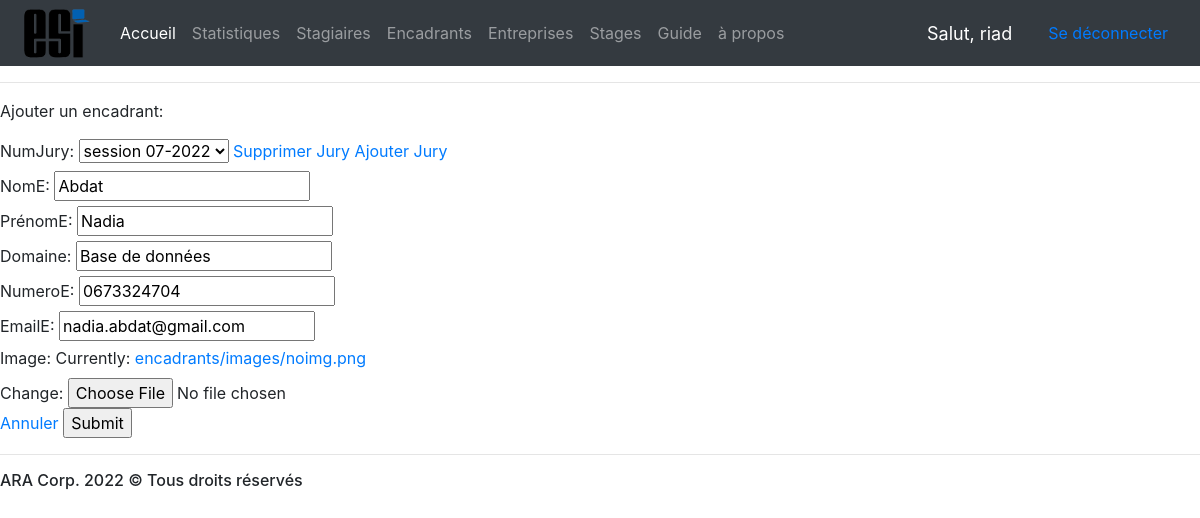
The app's page /encadrant/modifier/1 (signed in) with its own data.
### Gestion/models.py (models this page shows, shortened)
class Encadrant(models.Model):
    NomE = models.CharField(max_length=40)
    PrénomE = models.CharField(max_length=50)
    Domaine = models.CharField(max_length=50)
    NumeroE = models.CharField(max_length=10)
    EmailE = models.EmailField()
    image = models.ImageField(upload_to='encadrants/images/',default="encadrants/images/noimg.png")
    NumJury = models.ForeignKey('Jury',on_delete=models.SET_NULL,null=True,blank=True)

### Gestion/views.py (the view)
# urls.py: path('encadrant/modifier/<str:Num>',views.modifierEncadrant, name="modifierEncadrant"),
def modifierEncadrant(request,Num):
    e = Encadrant.objects.get(pk=Num)
    form = FicheEncadrant(instance=e)
    if request.method == 'POST':
        form = FicheEncadrant(request.POST,request.FILES,instance=e)
        if form.is_valid():
            form.save()
            return redirect('/encadrants')
    context = {'form':form,'encadrant':e}
    return render(request, 'encadrants/ficheEncadrant.html',context)

### Gestion/forms.py
class FicheEncadrant(ModelForm):
    class Meta:
        model = Encadrant
        fields = '__all__'

### Gestion/models.py (called while the page is built)
    def __str__(self):
        return "session "+self.session

### Gestion/templates/encadrants/ficheEncadrant.html (shortened to what this page needs)
{% extends 'main.html' %}
{% load static %}
{% block content %}
<p>Ajouter un encadrant: </p>
<form action="" method="POST" enctype="multipart/form-data">
    {{ form.NumJury.label_tag }} {{ form.NumJury }}
    {% if encadrant.NumJury != None %}
    <a href="{% url 'supprimerJury' encadrant.NumJury.pk %}">Supprimer Jury</a>
    {% endif %}
    <a href="{% url 'ajouterJury' %}">Ajouter Jury</a>
    {% for field in form %}
    <div class="fieldWrapper">
    {% if field.name != "NumJury" %}
    {{ field.label_tag }} {{ field }}
    {% endif %}
    </div>
    {% endfor %}
    <a href="{% url 'listeEncadrants' %}">Annuler</a>
    <input type="submit" name="Ajout">
</form>
{% endblock %}

### Gestion/templates/barreNavigation.html (shortened to what this page needs)
{% load static %}
<nav class="navbar navbar-expand-lg navbar-dark bg-dark">
    <a class="navbar-brand" href="{% url 'accueil' %}"><img src="{% static 'accueil/images/esi.png' %}" style="max-width: 5rem; margin-top: -20px;margin-bottom: -20px;"></a>
    <div class="collapse navbar-collapse" id="navbarNav">
      <ul class="navbar-nav">
        <li class="nav-item active">
          <a class="nav-link" href="{% url 'accueil' %}">Accueil </a>
        </li>
        <li class="nav-item">
          {% now "Y" as annéeCourrante %}
          <a class="nav-link" href="{% url 'stat' année=annéeCourrante %}">Statistiques</a>
        </li>
        <li class="nav-item">
          <a class="nav-link" href="{% url 'listeEtudiants' %}">Stagiaires</a>
        </li>
        <li class="nav-item">
          <a class="nav-link" href="{% url 'listeEncadrants' %}">Encadrants</a>
        </li>
        <li class="nav-item">
          <a class="nav-link" href="{% url 'listeEntreprises' %}">Entreprises</a>
        </li>
        <li class="nav-item">
          <a class="nav-link" href="{% url 'listeStages' %}">Stages</a>
        </li>
        <li class="nav-item">
          <a class="nav-link" href="{% url 'guide' %}">Guide</a>
        </li>
        <li class="nav-item">
          <a class="nav-link" href="{% url 'nous' %}">à propos</a>
        </li>
      </ul>
    </div>
    <span class="deconnecter">Salut, {{request.user}}</span>
    <span><a class="nav-link" href="{% url 'logout' %}" >Se déconnecter</a></span>
  </nav>

### Gestion/templates/barreNavigation.html (style rules this page uses)
.deconnecter { font-size: 18px; color: #fff; margin-right: 20px; }

### records on screen
Encadrant: NumJury "session 07-2022", form "Abdat" "Nadia" "Base de données" "0673324704" "nadia.abdat@gmail.com"

### other values on screen
{{ request.user }} "riad"
{{ field.label_tag }} "NomE:" "PrénomE:" "Domaine:" "NumeroE:" "EmailE:" "Image:"
